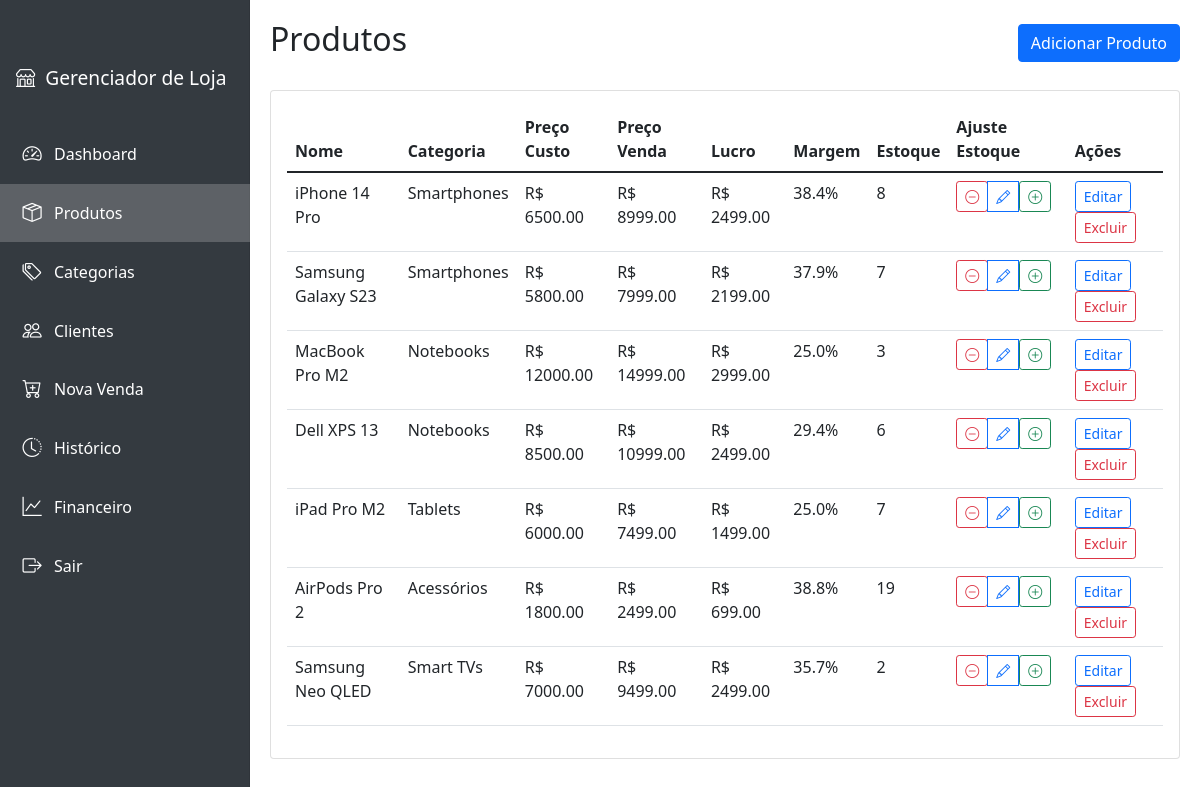
Screenshot of /products/products (signed in) with the database file from the repository.
### app/models.py (models this page shows, shortened)
class Product(db.Model):
    id = db.Column(db.Integer, primary_key=True)
    name = db.Column(db.String(100), nullable=False)
    description = db.Column(db.Text)
    cost_price = db.Column(db.Float, nullable=False)
    sale_price = db.Column(db.Float, nullable=False)
    stock = db.Column(db.Integer, nullable=False, default=0)
    category_id = db.Column(db.Integer, db.ForeignKey('category.id'))
    created_at = db.Column(db.DateTime, default=datetime.utcnow)
    @property
    def profit(self):
        return self.sale_price - self.cost_price
    @property
    def profit_margin(self):
        if self.cost_price > 0:
            return (self.profit / self.cost_price) * 100
        return 0

class Category(db.Model):
    id = db.Column(db.Integer, primary_key=True)
    name = db.Column(db.String(64), unique=True, nullable=False)
    products = db.relationship('Product', backref='category', lazy=True)

### app/routes.py (the view)
@products.route('/products')
@login_required
def product_list():
    products = Product.query.all()
    return render_template('products/list.html', products=products)

### app/models.py (called while the page is built)
@login_manager.user_loader
def load_user(user_id):
    return User.query.get(int(user_id))

### app/templates/products/list.html (shortened to what this page needs)
{% extends "base.html" %}
{% block content %}
<div class="d-flex justify-content-between align-items-center mb-4">
    <h2>Produtos</h2>
    <a href="{{ url_for('products.add_product') }}" class="btn btn-primary">Adicionar Produto</a>
</div>
<div class="card">
    <div class="card-body">
        {% if products %}
        <table class="table">
            <thead>
                <tr>
                    <th>Nome</th>
                    <th>Categoria</th>
                    <th>Preço Custo</th>
                    <th>Preço Venda</th>
                    <th>Lucro</th>
                    <th>Margem</th>
                    <th>Estoque</th>
                    <th>Ajuste Estoque</th>
                    <th>Ações</th>
                </tr>
            </thead>
            <tbody>
                {% for product in products %}
                <tr>
                    <td>{{ product.name }}</td>
                    <td>{{ product.category.name }}</td>
                    <td>R$ {{ "%.2f"|format(product.cost_price) }}</td>
                    <td>R$ {{ "%.2f"|format(product.sale_price) }}</td>
                    <td>R$ {{ "%.2f"|format(product.profit) }}</td>
                    <td>{{ "%.1f"|format(product.profit_margin) }}%</td>
                    <td id="stock-{{ product.id }}">{{ product.stock }}</td>
                    <td>
                        <div class="btn-group" role="group">
                            <form action="{{ url_for('products.adjust_stock', id=product.id) }}" method="POST" class="d-inline">
                                <button type="submit" class="btn btn-sm btn-outline-danger">
                                    <i class="bi bi-dash-circle"></i>
                                </button>
                            </form>
                            <button type="button" class="btn btn-sm btn-outline-primary"
                                    onclick="showAdjustModal({{ product.id }}, '{{ product.name }}')">
                                <i class="bi bi-pencil"></i>
                            </button>
                            <form action="{{ url_for('products.adjust_stock', id=product.id) }}" method="POST" class="d-inline">
                                <button type="submit" class="btn btn-sm btn-outline-success">
                                    <i class="bi bi-plus-circle"></i>
                                </button>
                            </form>
                        </div>
                    </td>
                    <td>
                        <a href="{{ url_for('products.edit_product', id=product.id) }}" class="btn btn-sm btn-outline-primary">Editar</a>
                        <form action="{{ url_for('products.delete_product', id=product.id) }}" method="POST" class="d-inline">
                            <button type="submit" class="btn btn-sm btn-outline-danger" onclick="return confirm('Tem certeza que deseja excluir este produto?')">Excluir</button>
                        </form>
                    </td>
                </tr>
                {% endfor %}
            </tbody>
        </table>
        {% else %}
        <p>Nenhum produto encontrado.</p>
        {% endif %}
    </div>
</div>
{% endblock %}

### rows the page displays
Product: name "iPhone 14 Pro", category.name "Smartphones", cost_price "6500.00", sale_price "8999.00", profit "2499.00", profit_margin "38.4", stock "8"
Product: name "Samsung Galaxy S23", category.name "Smartphones", cost_price "5800.00", sale_price "7999.00", profit "2199.00", profit_margin "37.9", stock "7"
Product: name "MacBook Pro M2", category.name "Notebooks", cost_price "12000.00", sale_price "14999.00", profit "2999.00", profit_margin "25.0", stock "3"
Product: name "Dell XPS 13", category.name "Notebooks", cost_price "8500.00", sale_price "10999.00", profit "2499.00", profit_margin "29.4", stock "6"
Product: name "iPad Pro M2", category.name "Tablets", cost_price "6000.00", sale_price "7499.00", profit "1499.00", profit_margin "25.0", stock "7"
Product: name "AirPods Pro 2", category.name "Acessórios", cost_price "1800.00", sale_price "2499.00", profit "699.00", profit_margin "38.8", stock "19"
Product: name "Samsung Neo QLED", category.name "Smart TVs", cost_price "7000.00", sale_price "9499.00", profit "2499.00", profit_margin "35.7", stock "2"
